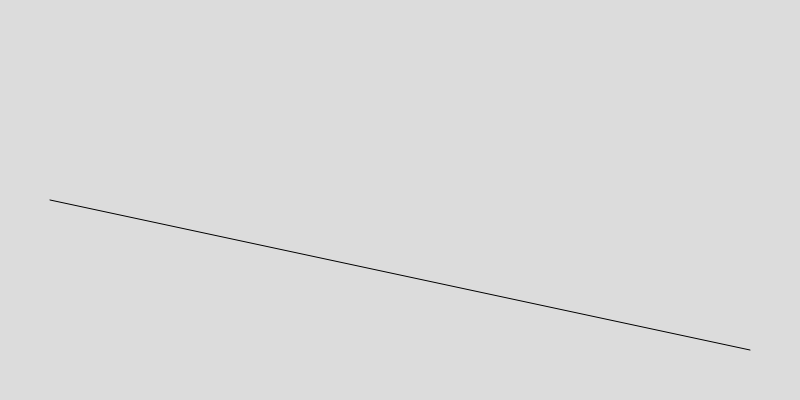
Frame 1 (no input)
Frame 2 (the mouse pressed at the canvas centre, redrawn once): identical to frame 1, image omitted

The p5.js sketch that drew this single still picture (run headless with seeded random() and noise() and a simulated clock; the mouse was pressed at the canvas centre and the sketch redrawn once):

// p5.js sketch
// ── sketch.js

let count = 0;

function setup() {
  createCanvas(800, 400);
  noFill();
}
function draw() {
  background(220);
  let p = { x: 50, y: 200 };
  let q = { x: 750, y: 350 };
  kochCurve(p, q, count);
  noLoop();
}

function kochCurve(p, q, depth=1) {
  if (depth === 0) {
    line(p.x, p.y, q.x, q.y);
    return;
  }
  else {
    let [a, b, c, d, e] = kochPoints(p, q);
    kochCurve(a, b, depth - 1);
    kochCurve(b, c, depth - 1);
    kochCurve(c, d, depth - 1);
    kochCurve(d, e, depth - 1);
  }
}

// returns the 5 points of the Koch curve
function kochPoints(a, e) {

  // b is 1/3 of the way from a to e
  let b = { x: lerp(a.x, e.x, 1 / 3), y: lerp(a.y, e.y, 1 / 3) };

  // e is 2/3 of the way from a to e
  let d = { x: lerp(a.x, e.x, 2 / 3), y: lerp(a.y, e.y, 2 / 3) };

  // step is the length of each of the line segments
  let step = dist(b.x, b.y, d.x, d.y);

  // theta is the angle of the line segment from b to c
  let theta = atan2(d.y - b.y, d.x - b.x) - radians(60);
  
  let c = { // c is 'step' distance from b in the direction of 'theta'
    x: b.x + cos(theta) * step,
    y: b.y + sin(theta) * step
  }
  return [a, b, c, d, e];
}

function mouseClicked() {
  count = (count+1) % 8
  redraw();
}
